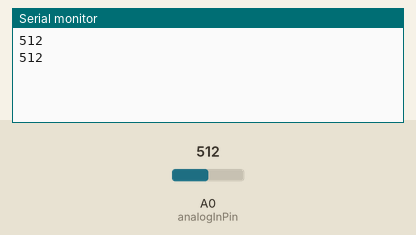
Bench run of a sketch on a simulated Arduino Uno, built with avr-gcc and run on an emulated ATmega328P. Parts: the last lines printed to the serial monitor. The test bench sets the inputs (shaded band); at power-on: A0 (analogInPin) = 512.

Above: at 4.8 s.
4.9 s: A0 (analogInPin) set to 716
At 6.9 s:
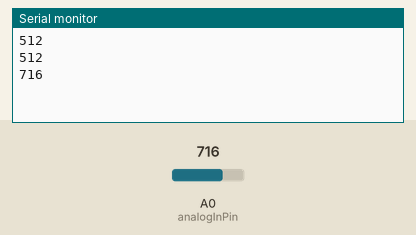
7.9 s: A0 (analogInPin) set to 900
At 8.5 s:
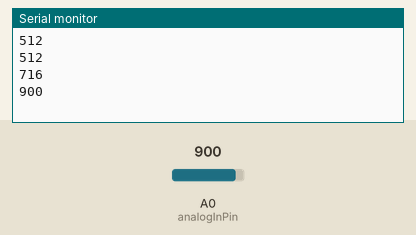
Timing chart, 0 to 10.9 s (numbered marks = the images above; inputs shaded):
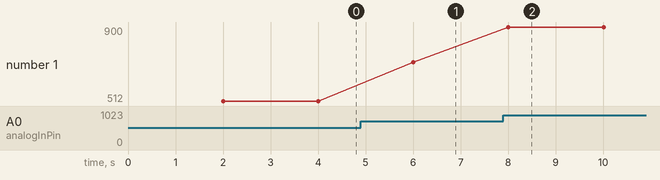

Measured:
- after the input at 4.9 s, the serial monitor: prints a new line after 1.1 s (image 1)
- after the input at 7.9 s, the serial monitor: prints a new line after 0.10 s (image 2)
- plotted number 1: 512 → 716 after the input at 4.9 s, 716 → 900 after the input at 7.9 s

The sketch:

_07_TimedSensorReading.ino
```cpp
const int analogInPin = A0; // input pin for analog sensor (mic or pot)

int sensorValue = 0; // analog value read from analog input

int interval = 2000;   // take a sample every x millis
long lastReading = 0;  // records time of last reading

void setup() {

  // start serial comms to log values in serial monitor
  // set bps (bits per sec) to 115200; match it to monitor's baud
  Serial.begin(115200);
}

void loop() {

  if(millis() - lastReading > interval) {

    lastReading = millis(); //record time of the last reading

    // analog values represented using 10 bits of data;
    // 10 bits means 2 to the 10th power (2^10 = 1024)
    // val includes zero, so analog range is : 0 to 1023
    sensorValue = analogRead(analogInPin);

    // log sensor value to the serial monitor
    Serial.println(sensorValue);

    // DO SOMETHING WITH YOUR READING HERE :
  }
}
```
